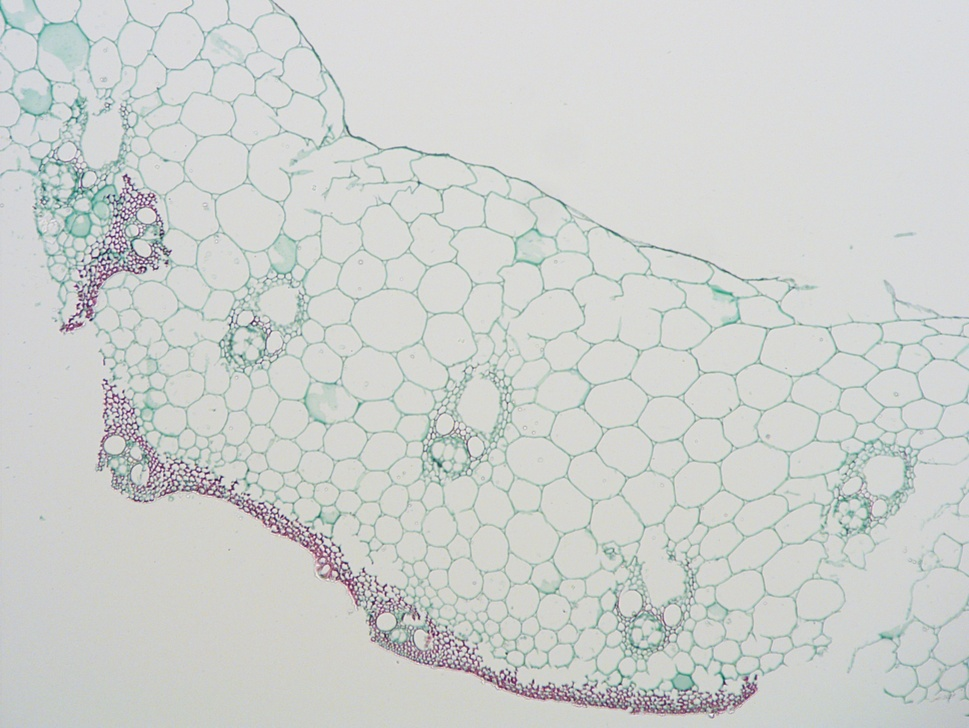
%> input picture images/1J-1-10X.jpg, 969 x 728 px, shrunk from 2560 x 1922 before the run
$ octave --eval "result = get_seg_1(imread('images/1J-1-10X.jpg'));"   (GNU Octave 9; MATLAB toolbox functions it lacks are replaced by stand-ins)
%> lines starting %> are read from the running program, lines starting %| are printed output that depends on the picture; in (x1, y1, x2, y2) boxes, pixels count from 0 and x2, y2 are one past the last pixel; in counts of white or black regions, pixels touching at a corner belong together; the program's own positions count from 1
function mask = get_seg_1(img)
% 颜色转换
J = rgb2lab(img);
%> J: size 728x969x3 double; mean of channels 1, 2, 3 83.4, -1.4, 0.8
im = mat2gray(J(:,:,2));
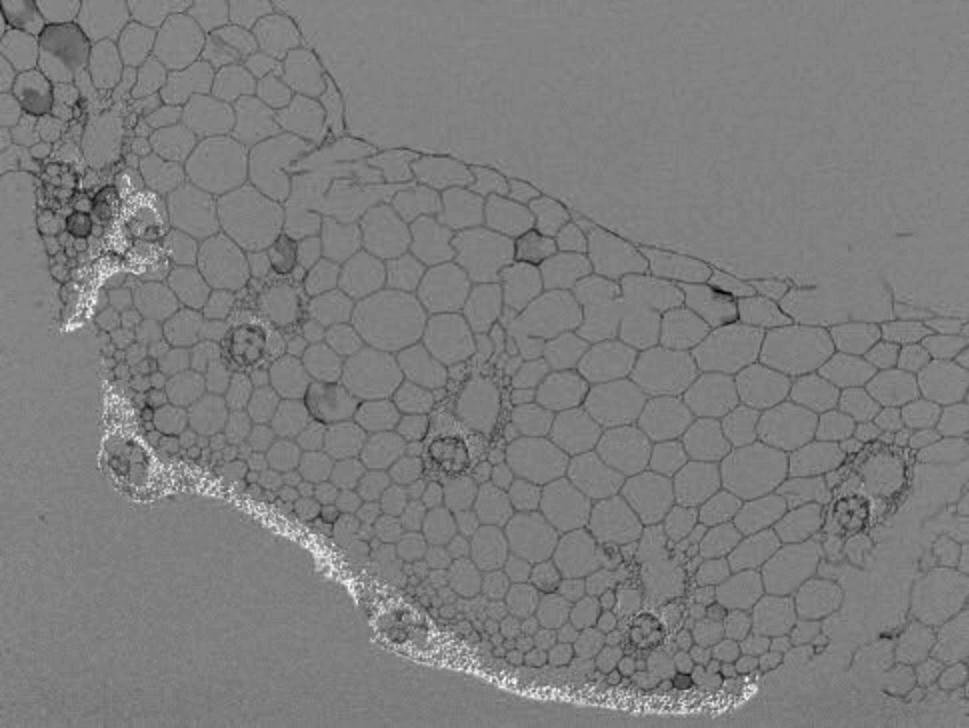
%> im: size 728x969 double; min 0, max 1, mean 0.493
% 二值化分割
bw = imbinarize(im,'adaptive','ForegroundPolarity','dark','Sensitivity',0.9);
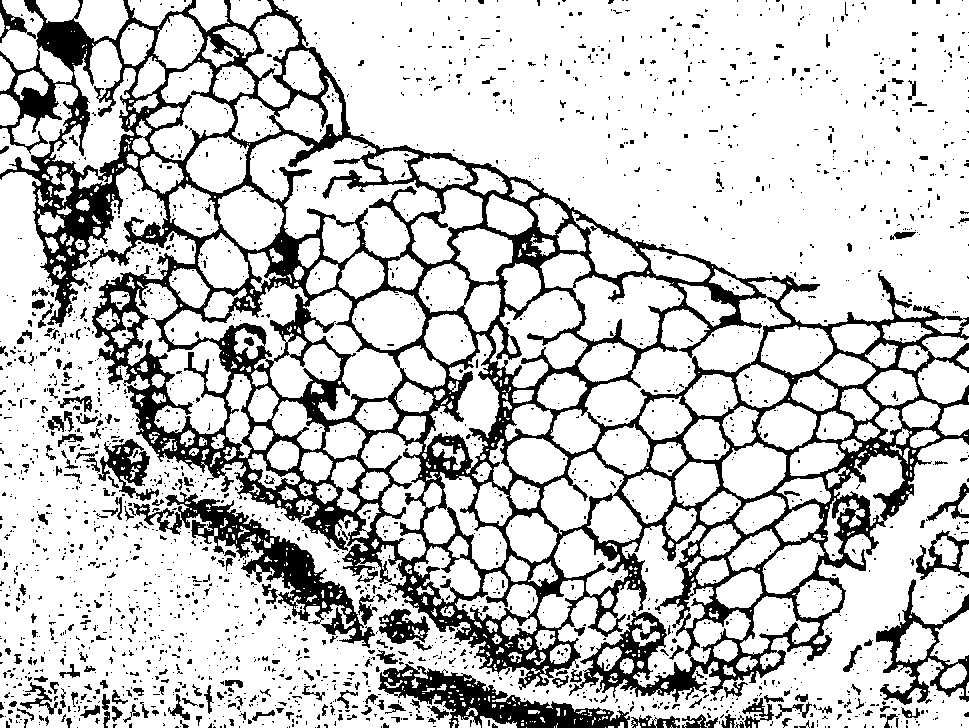
%> bw: size 728x969 logical; 78.4% white; 2319 black regions (2072 under 20 px), largest, box (x1, y1, x2, y2) and area: (0, 0, 969, 702) 110362, (129, 492, 375, 648) 7361, (378, 664, 630, 728) 5826
% 形态学滤波
bw2 = imclose(bw, strel('disk', 5));
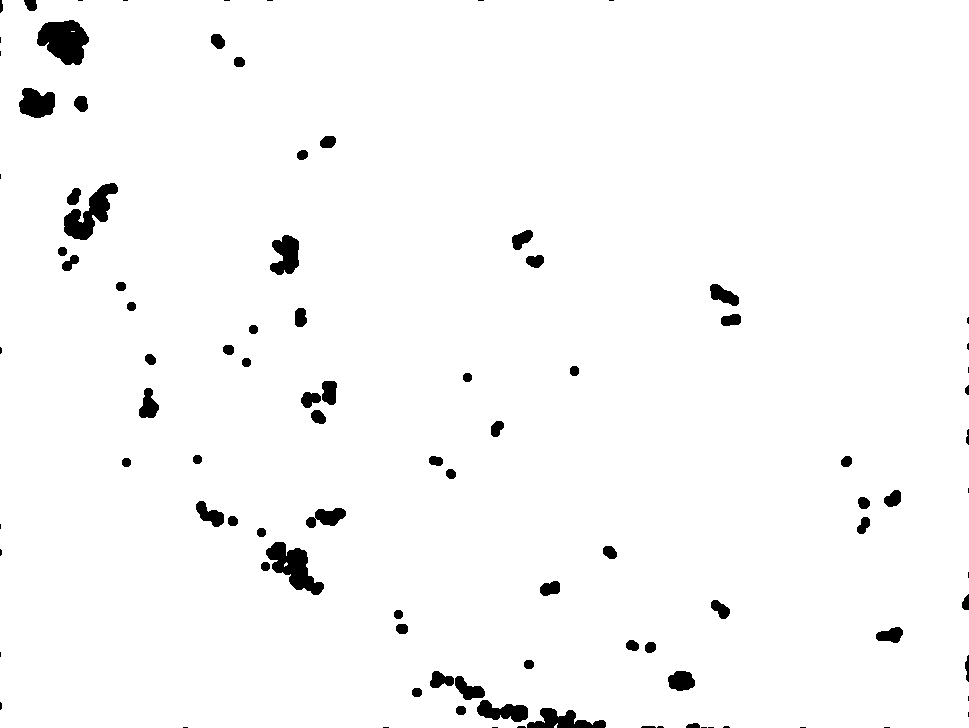
%> bw2: size 728x969 logical; 97.6% white; 99 black regions (31 under 20 px), largest, box (x1, y1, x2, y2) and area: (37, 20, 89, 65) 1616, (266, 542, 324, 595) 1436, (64, 183, 118, 240) 1361
bw2 = imclose(bw2, strel('line', 15, 45));
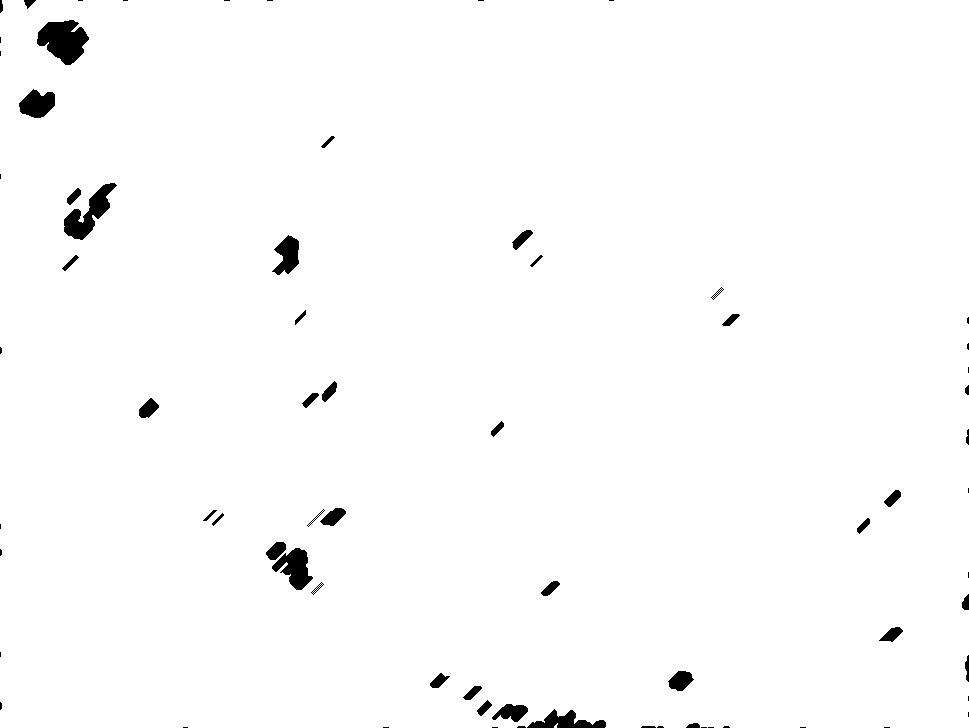
%> bw2: size 728x969 logical; 98.6% white; 72 black regions (31 under 20 px), largest, box (x1, y1, x2, y2) and area: (37, 20, 89, 65) 1514, (64, 183, 117, 240) 1184, (272, 548, 313, 590) 919
bw2 = imclose(bw2, strel('line', 15, -45));
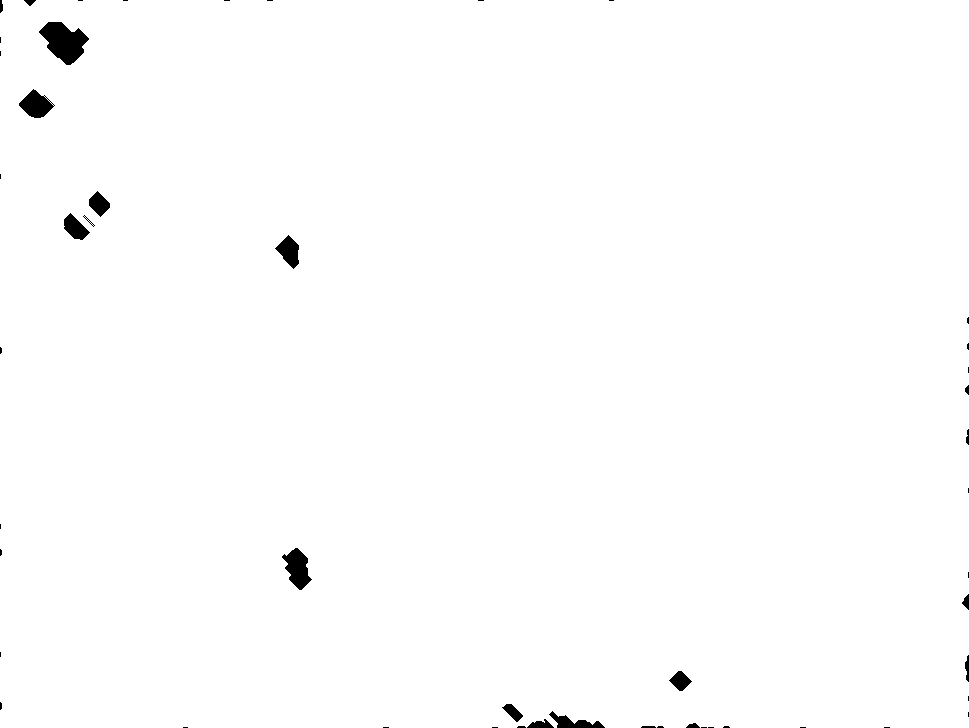
%> bw2: size 728x969 logical; 99.2% white; 50 black regions (31 under 20 px), largest, box (x1, y1, x2, y2) and area: (39, 22, 89, 65) 1273, (282, 548, 312, 590) 714, (19, 89, 55, 118) 603
% 连通域分析
[L, num] = bwlabel(bw2);
%> L: size 728x969 double; values 0 (black) and 1 (white), 99.2% white; 50 black regions (31 under 20 px)
%> num = 1
stats = regionprops(L);
%> stats = 1 region; box (x1, y1, x2, y2), Area and Centroid: (0, 0, 969, 728) 700084 [486.6 364.7]
for i = 1 : num
    % 区域筛选
    recti = stats(i).BoundingBox;
    if max(recti(3:4)) < 250
        bw2(L == i) = 0;
    end
end
%> this loop made 1 pass
%> recti on pass 1: [0.5 0.5 969 728]
mask = logical(bw2);
mask = imfill(mask, 'holes');
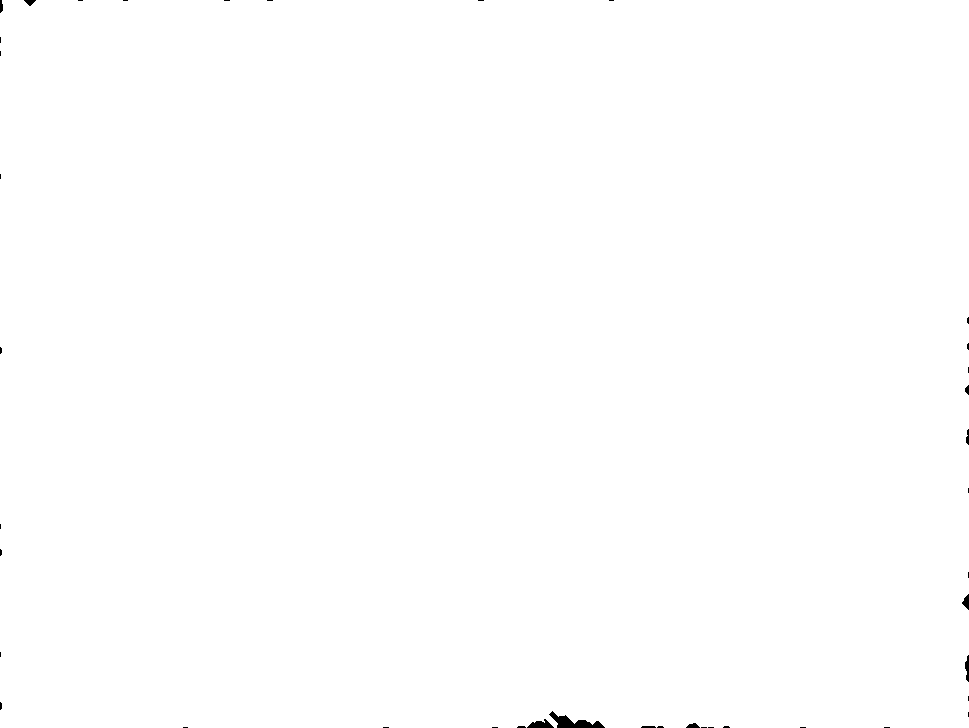
%> mask: size 728x969 logical; 99.8% white; 41 black regions (31 under 20 px), largest, box (x1, y1, x2, y2) and area: (549, 711, 605, 728) 398, (527, 719, 554, 728) 144, (965, 655, 969, 682) 74

$ run again, on images/1J-2-10X.jpg
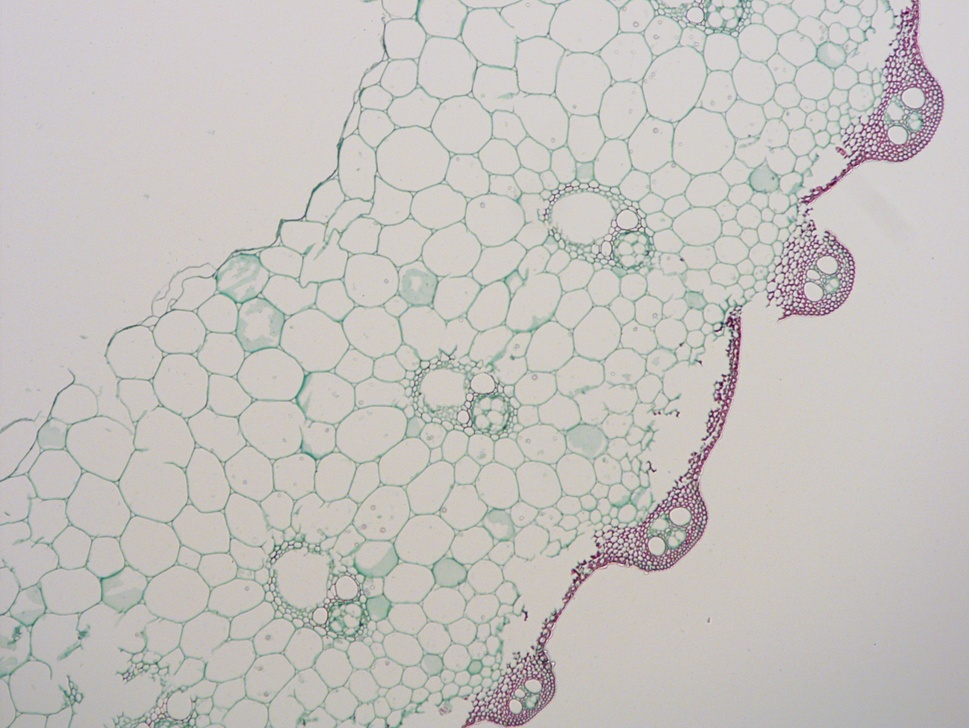
%> input picture images/1J-2-10X.jpg, 969 x 728 px, shrunk from 2560 x 1922 before the run
%> J: size 728x969x3 double; mean of channels 1, 2, 3 78.6, 0.6, 2
%> bw: size 728x969 logical; 70.9% white; 3678 black regions (3116 under 20 px), largest, box (x1, y1, x2, y2) and area: (0, 0, 969, 728) 153321, (521, 625, 622, 728) 3573, (883, 88, 926, 144) 1527
%> in get_seg_1, `[L, num] = bwlabel(bw2);`:
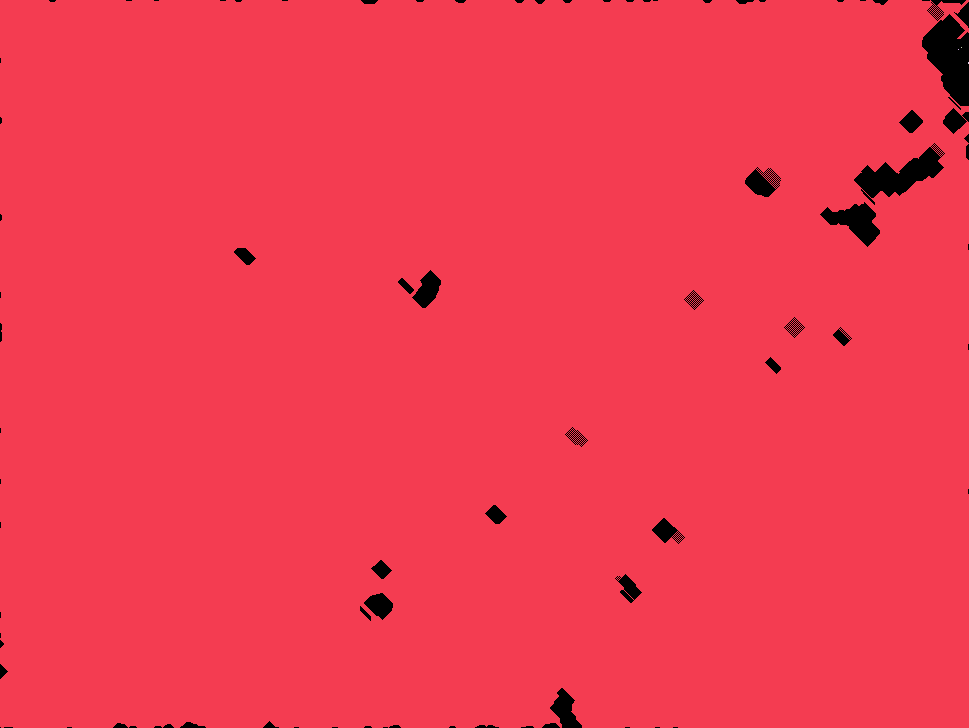
%> L: size 728x969 double; 5 distinct labels, from 0 to 4; one colour per label, 0 black
%> num = 4
%> stats = 4 regions; box (x1, y1, x2, y2), Area and Centroid: (0, 0, 969, 728) 692512 [480.1 366.4], (968, 62, 969, 64) 2 [969 63.5], (958, 49, 959, 50) 1 [959 50], (961, 47, 962, 48) 1 [962 48]
%> the loop in get_seg_1, `for i = 1 : num` made 4 passes
%> recti on passes 1 to 4: [0.5 0.5 969 728], [958.5 49.5 1 1], [961.5 47.5 1 1], [968.5 62.5 1 2]
%> in get_seg_1, `mask = imfill(mask, 'holes');`:
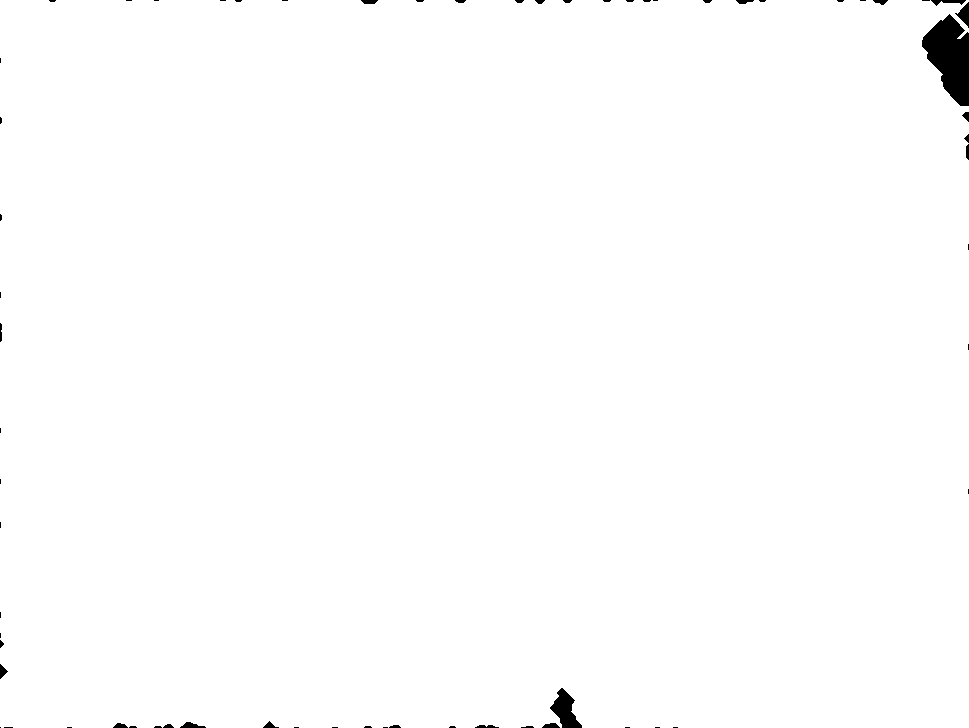
%> mask: size 728x969 logical; 99.3% white; 66 black regions (40 under 20 px), largest, box (x1, y1, x2, y2) and area: (922, 14, 969, 106) 2708, (550, 688, 582, 728) 656, (955, 2, 969, 28) 169

$ run again, on images/2J-1-10X.jpg
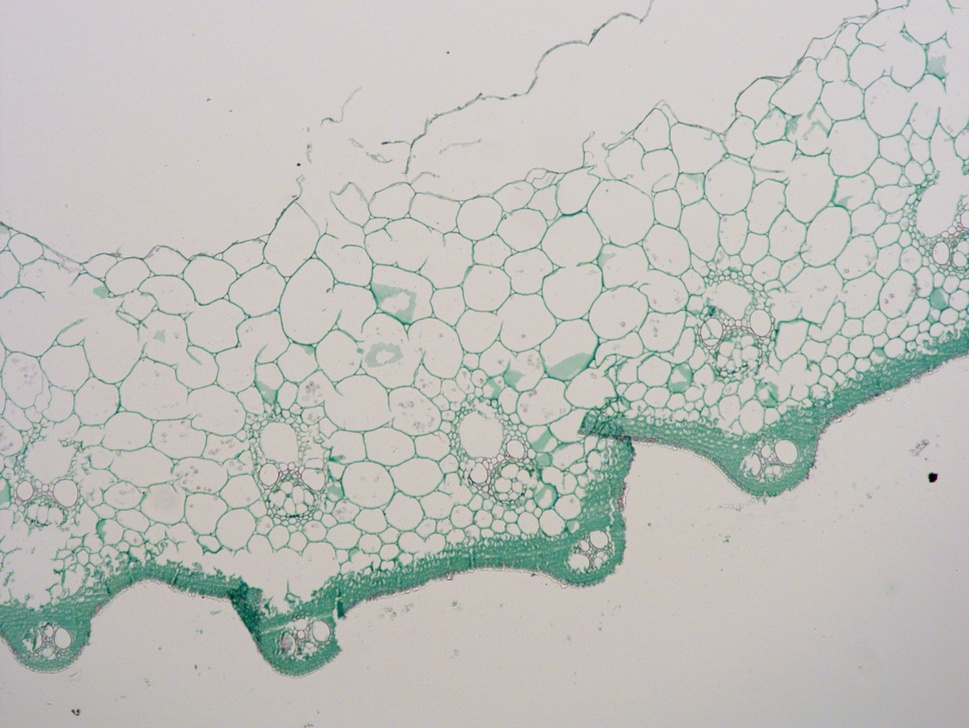
%> input picture images/2J-1-10X.jpg, 969 x 728 px, shrunk from 2560 x 1922 before the run
%> J: size 728x969x3 double; mean of channels 1, 2, 3 77.5, -1.1, 2.3
%> bw: size 728x969 logical; 78.2% white; 3119 black regions (2691 under 20 px), largest, box (x1, y1, x2, y2) and area: (0, 0, 969, 677) 118234, (403, 11, 645, 177) 1893, (12, 494, 70, 535) 885
%> in get_seg_1, `[L, num] = bwlabel(bw2);`:
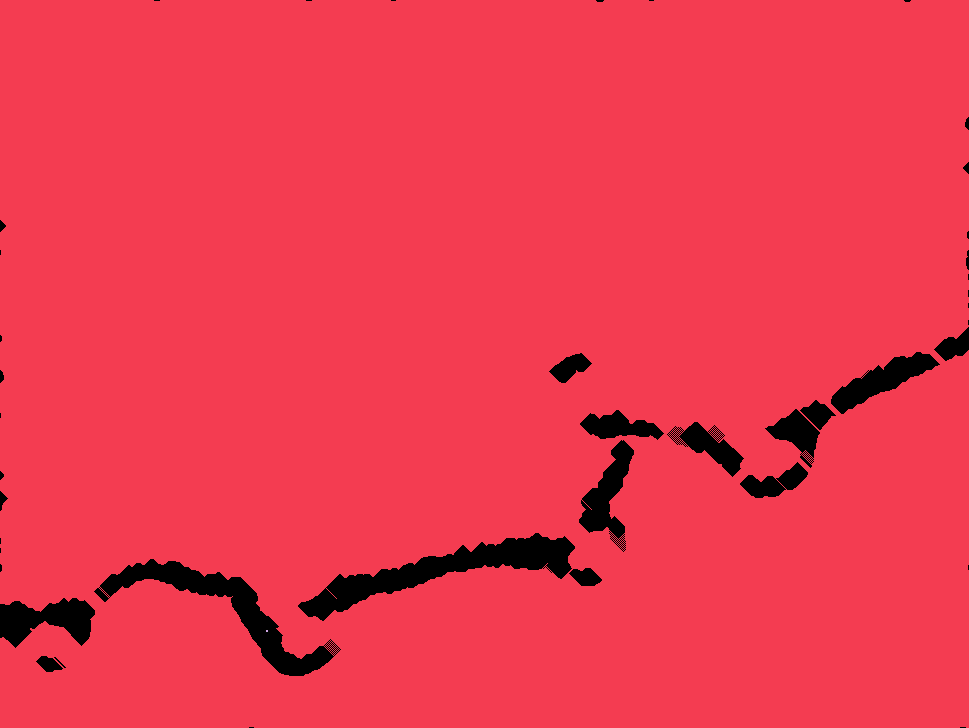
%> L: size 728x969 double; 3 distinct labels, from 0 to 2; one colour per label, 0 black
%> num = 2
%> stats = 2 regions; box (x1, y1, x2, y2), Area and Centroid: (0, 0, 969, 728) 676338 [485.1 357.7], (266, 630, 268, 632) 4 [267.5 631.5]
%> the loop in get_seg_1, `for i = 1 : num` made 2 passes
%> recti on passes 1 to 2: [0.5 0.5 969 728], [266.5 630.5 2 2]
%> in get_seg_1, `mask = imfill(mask, 'holes');`:
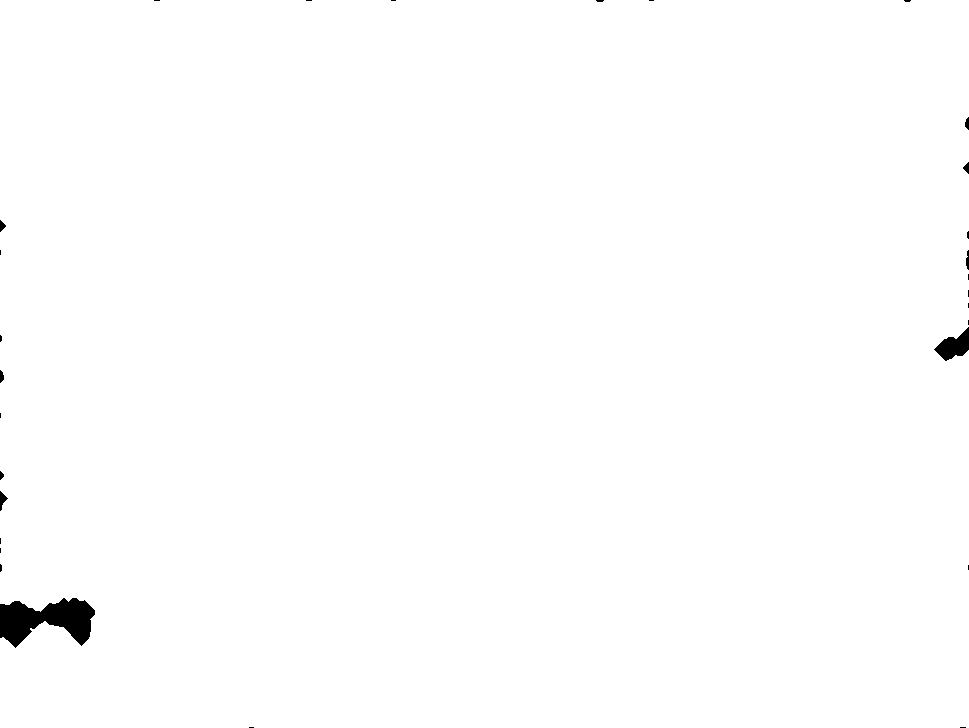
%> mask: size 728x969 logical; 99.4% white; 29 black regions (20 under 20 px), largest, box (x1, y1, x2, y2) and area: (0, 598, 95, 648) 2830, (934, 327, 969, 361) 628, (0, 491, 8, 511) 75
